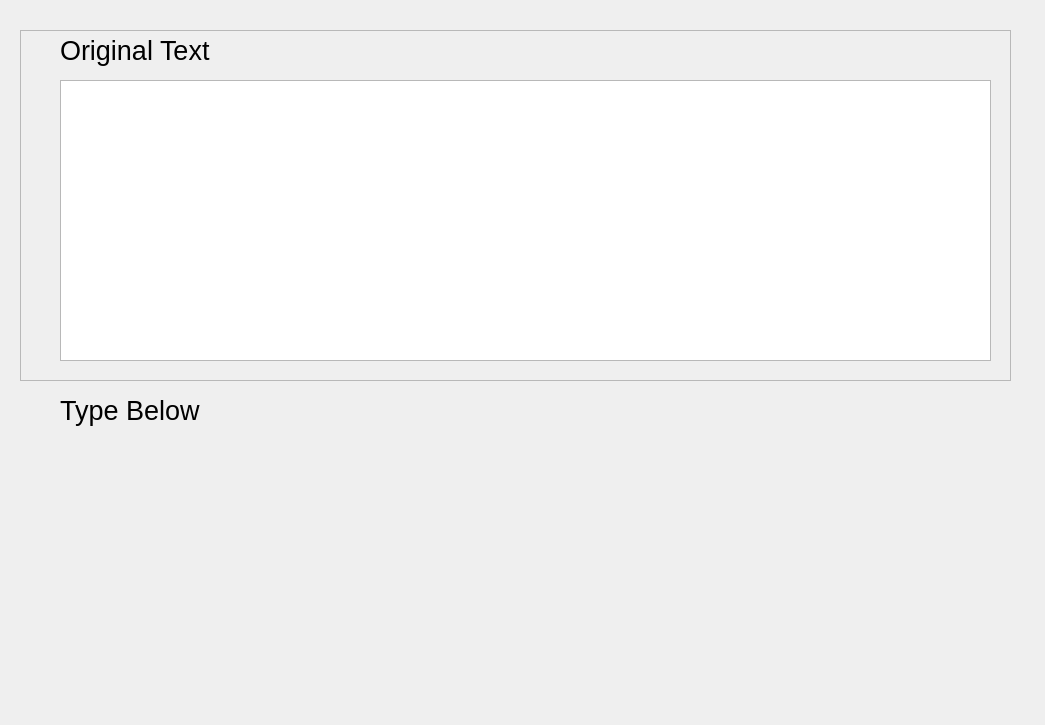
<?xml version="1.0" encoding="UTF-8"?>
<ui version="4.0">
 <class>Form</class>
 <widget class="QWidget" name="Form">
  <property name="geometry">
   <rect>
    <x>0</x>
    <y>0</y>
    <width>1045</width>
    <height>725</height>
   </rect>
  </property>
  <property name="windowTitle">
   <string>Form</string>
  </property>
  <widget class="QTextEdit" name="originalText">
   <property name="geometry">
    <rect>
     <x>60</x>
     <y>80</y>
     <width>931</width>
     <height>281</height>
    </rect>
   </property>
   <property name="readOnly">
    <bool>true</bool>
   </property>
  </widget>
  <widget class="QLabel" name="userInputLabel">
   <property name="geometry">
    <rect>
     <x>60</x>
     <y>380</y>
     <width>461</width>
     <height>61</height>
    </rect>
   </property>
   <property name="font">
    <font>
     <pointsize>20</pointsize>
    </font>
   </property>
   <property name="text">
    <string>Type Below</string>
   </property>
  </widget>
  <widget class="QLabel" name="originalTextLabel">
   <property name="geometry">
    <rect>
     <x>60</x>
     <y>30</y>
     <width>421</width>
     <height>41</height>
    </rect>
   </property>
   <property name="font">
    <font>
     <pointsize>20</pointsize>
    </font>
   </property>
   <property name="text">
    <string>Original Text</string>
   </property>
  </widget>
  <widget class="QFrame" name="frame">
   <property name="geometry">
    <rect>
     <x>20</x>
     <y>30</y>
     <width>991</width>
     <height>351</height>
    </rect>
   </property>
   <property name="font">
    <font>
     <pointsize>25</pointsize>
    </font>
   </property>
   <property name="frameShape">
    <enum>QFrame::StyledPanel</enum>
   </property>
   <property name="frameShadow">
    <enum>QFrame::Raised</enum>
   </property>
   <property name="lineWidth">
    <number>20</number>
   </property>
  </widget>
  <widget class="QWidget" name="verticalLayoutWidget">
   <property name="geometry">
    <rect>
     <x>20</x>
     <y>440</y>
     <width>991</width>
     <height>261</height>
    </rect>
   </property>
   <layout class="QVBoxLayout" name="userInputLayout"/>
  </widget>
 </widget>
 <resources/>
 <connections/>
</ui>
